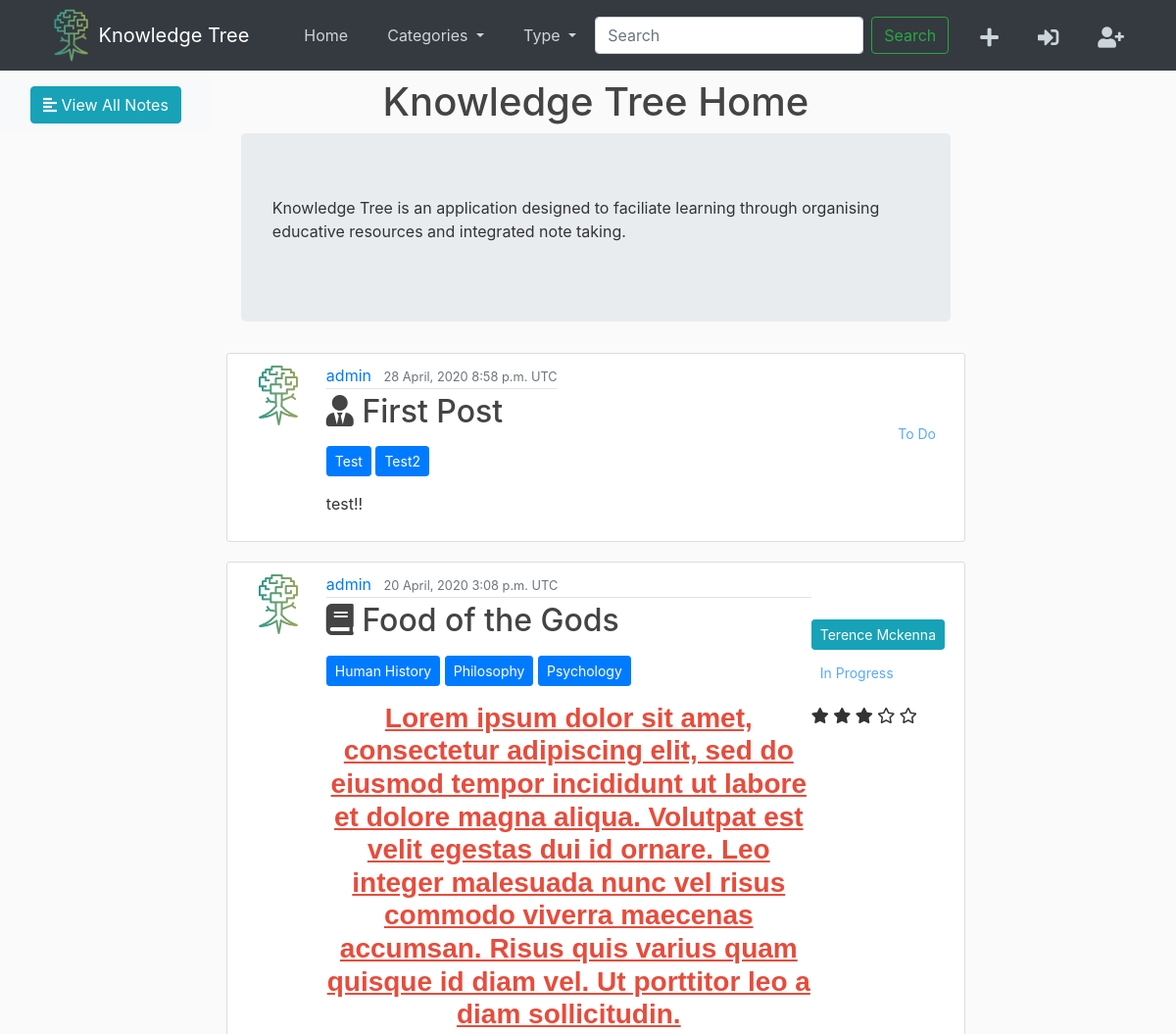
Before: / (upper part) with the older database file.
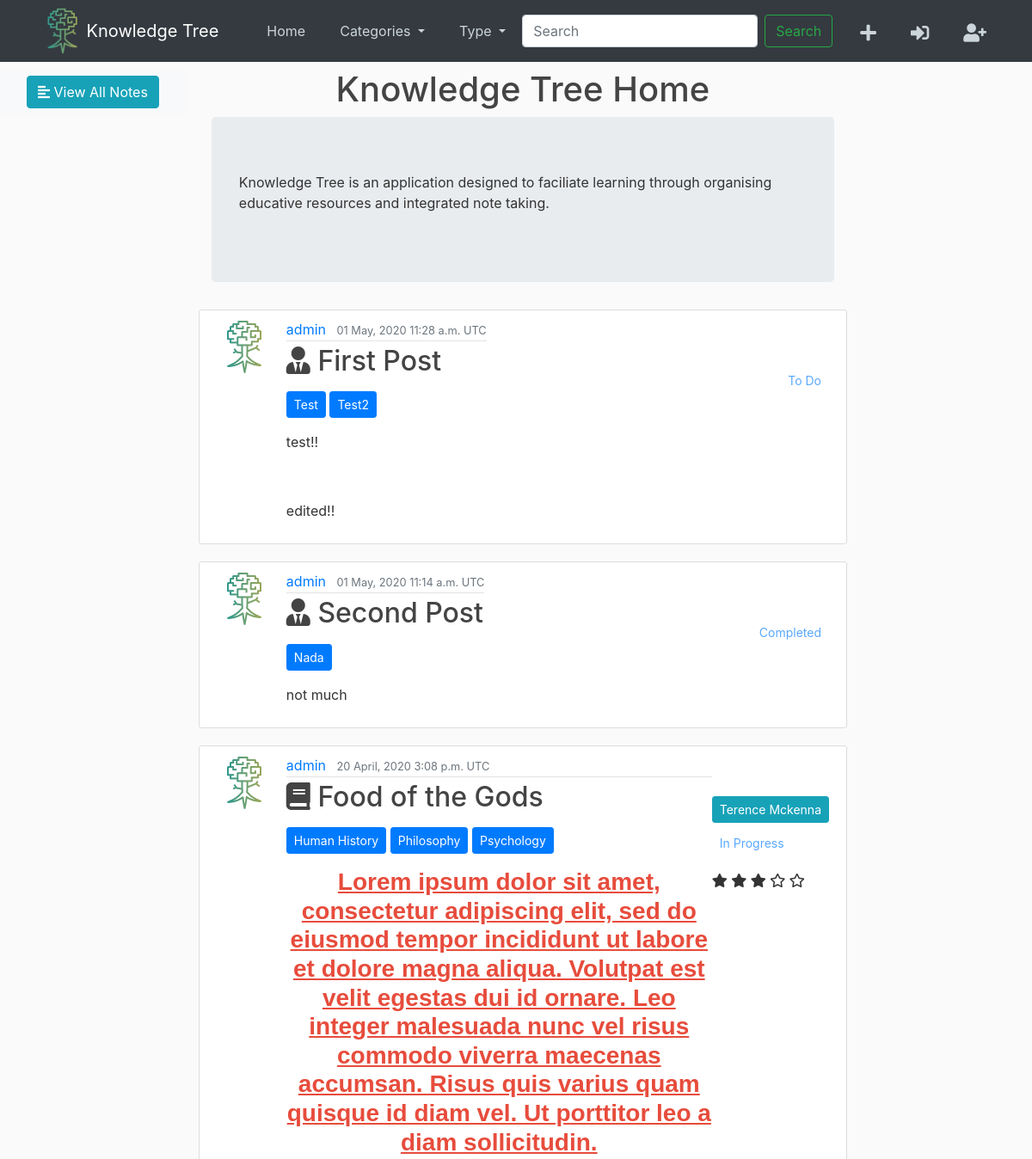
After: the same page with the newer database file.
### feed/models.py (models this page shows, shortened)
class Post(models.Model):
	type_choices = [
		('book', 'Book'),
		('doc', 'Documentary'),
		('thinker', 'Thinker/Person'),
		('misc','Other/Miscellaneous'),
		(None, 'Select type...')
	]
	rating_choices = [
		(1, 1),
		(2, 2),
		(3, 3),
		(4, 4),
		(5, 5)
	]
	status_choices = [
		('to do', 'to do'),
		('in progress', 'in progress'),
		('completed', 'completed')
	]
	title = models.CharField(max_length=100)
	note_type = models.CharField(max_length=100,choices=type_choices,null=True)
	category = models.CharField(max_length=100, null=True)
	author = models.CharField(max_length=100, default='', blank=True)
	notes = RichTextField()
	status = models.CharField(
		max_length=100,
		choices=status_choices,
		default='to do'
		)
	rating = models.IntegerField(
		choices=rating_choices,
		default=5
	)
	date_posted = models.DateTimeField(default=timezone.now)
	posted_by = models.ForeignKey(User, on_delete=models.CASCADE)

### feed/views.py (the view)
# urls.py: path('', PostListView.as_view(), name="feed-home"),
class PostListView(ListView):
	model = Post
	template_name = 'feed/home.html'
	context_object_name = 'posts'
	ordering = ['-date_posted']
	paginate_by = 5

### feed/templatetags/my_extras.py (called while the page is built)
@register.filter(name="range")
def times(num):
	return range(num)

@register.filter(name="rating_difference")
def diff(num):
	if 5-num > 0:
		return range(num-1)

@register.filter(name="format_category")
def get_categories(data):
	categories = [c.strip().title() for c in data.split(',') if c.strip()]
	return sorted(categories)

### feed/templates/feed/home.html (shortened to what this page needs)
{% extends "feed/base.html" %}
{% load my_extras %}
{% load static %}
{% block content %}
<div class="wrapper">
    <div id="content">
    <nav class="navbar navbar-expand-lg navbar-light bg-light">
        <div class="container-fluid">
            <button type="button" id="sidebarCollapse" class="btn btn-info">
                <i class="fas fa-align-left"></i>
                <span>View All Notes</span>
            </button>
        </div>
    </nav>
    </div>
<div class="container-fluid">
<div class="page-header">
<h1 class="text-center">Knowledge Tree Home</h1>
</div>
<div class="container">
<div class="jumbotron">
<p>
Knowledge Tree is an application designed to faciliate learning through organising educative resources and integrated note taking.
</p>
</div>
</div>
	{% for post in posts %}
		<article class="media content-section">
			<img class="rounded-circle article-img" src = "{% static 'img/logo.png' %}">
		  	<div>
		    <div class="article-metadata">
		      <a class="mr-2" href="">{{ post.posted_by }}</a>
		      <small class="text-muted">{{ post.date_posted|date:"d F, Y P e" }}</small>
		    </div>
		    <h2>
		    {% if post.note_type == "book" %}
		    <span class="fas fa-book"></span>
		    {% elif post.note_type == "doc" %}
		    <span class="fas fa-video"></span>
		    {% else %}
		    <span class="fas fa-user-tie"></span>
		    {% endif %}
		    <a class="article-title" href="{% url 'post-detail' post.id%}">{{ post.title }}</a>
			</h2>
		    <p class="pt-2">
		    	{% for category in post.category|format_category %}
		    	<a href="#" class="btn btn-primary btn-sm">{{ category }}</a>
		    	{% endfor %}
		    </p>
		    <p class="article-content">{{ post.notes | safe }}</p>
		  </div>
	  	    <div class="ml-auto pt-5">
	  	    {% if post.note_type == "book" %}
		    <a href="#" class="btn btn-info btn-sm">{{ post.author }}</a>
		    {% endif %}
		    <p class="pt-2"><a href="#" class="btn btn-default disabled btn-sm">
		    {{ post.status|title }}</a></p>
		    <p>
		    {% if post.note_type == "book" or post.note_type == "doc" %}
		    {% for rating in post.rating|range %}
		    <span class="fas fa-star"></span>
		    {% endfor %}
		    {% if post.rating < 5 %}
		    {% for diff in post.rating|rating_difference %}
		    <span class="far fa-star"></span>
		    {% endfor %}
		    {% endif %}
		    {% endif %}
			</p>
			</div>
		</article>
	{% endfor %}
</div>
{% endblock content %}

### feed/templates/feed/base.html (shortened to what this page needs)
{% load static %}
<!DOCTYPE html>
<html>
<head>
<link rel="stylesheet" href="https://maxcdn.bootstrapcdn.com/bootstrap/4.0.0/css/bootstrap.min.css">
<link rel="stylesheet" href="https://use.fontawesome.com/releases/v5.7.0/css/all.css">
<link rel="stylesheet" type="text/css" href="{% static 'feed/main.css' %}">
</head>
<body>
<header class="site-header">
<nav class="navbar navbar-expand-md navbar-dark bg-dark fixed-top">
<div class="container">
<img src="{% static 'img/logo.png' %}" id="logo">
  <a class="navbar-brand mr-4" href="/">Knowledge Tree</a>
  <div class="collapse navbar-collapse" id="navbarToggle">
    <div class="navbar-nav mr-auto">
      <a class="nav-item nav-link" href="{% url 'feed-home' %} ">Home</a>
      <li class="dropdown">
       <a class="nav-item nav-link dropdown-toggle" data-toggle="dropdown" href="#">Categories
	    </a>
	</li>
   <li class="dropdown">
       <a class="nav-item nav-link dropdown-toggle" data-toggle="dropdown" href="#">Type
	    </a>
	</li>
</div>
<div class="navbar-nav">
	<form class="form-inline my-2 my-lg-0 pull-right">
      <input class="form-control mr-sm-2" type="search" placeholder="Search" aria-label="Search">
      <button class="btn btn-outline-success my-2 my-sm-0" type="submit">Search</button>
    </form>
</div>
<div class="navbar-nav mt-1">
<a title="New Notes" class="nav-item nav-link fas fa-plus fa-lg" href="{% url 'post-create' %}"></a>
<a title="Sign In" class="nav-item nav-link fas fa-plus fas fa-sign-in-alt fa-lg" href=""></a>
<a title="Sign Up" class="nav-item nav-link fas fa-user-plus fa-lg" href=""></a>
 </div>
  </div>
</div>
</nav>
</header>
{% block content %}{% endblock %}
</body>
</html>

### feed/static/feed/main.css (style rules this page uses)
.wrapper { display: flex; align-items: stretch; margin-right: 200px; }
body { background: #fafafa; color: #333333; margin-top: 5rem; }
h1, h2, h3, h4, h5, h6 { color: #444444; }
.site-header .navbar-nav .nav-link { color: #cbd5db; padding-left: 2rem; }
.content-section { background: #ffffff; padding: 10px 20px; border: 1px solid #dddddd; border-radius: 3px; margin-bottom: 20px; }
.article-title { color: #444444; }
.article-content { white-space: pre-line; }
.article-img { height: 65px; width: 65px; margin-right: 16px; }
.article-metadata { padding-bottom: 1px; margin-bottom: 4px; border-bottom: 1px solid #e3e3e3 }
#logo { width:5%; height:5%; }

Changed rows visible on the page:
changed Post "First Post": date_posted "28 April, 2020 8:58 p.m. UTC" → "01 May, 2020 11:28 a.m. UTC"; notes "test!!" → "test!! edited!!"
added Post: posted_by "admin", date_posted "01 May, 2020 11:14 a.m. UTC", note_type "misc" (drawn), title "Second Post", category "Nada", notes "not much", status "Completed"
